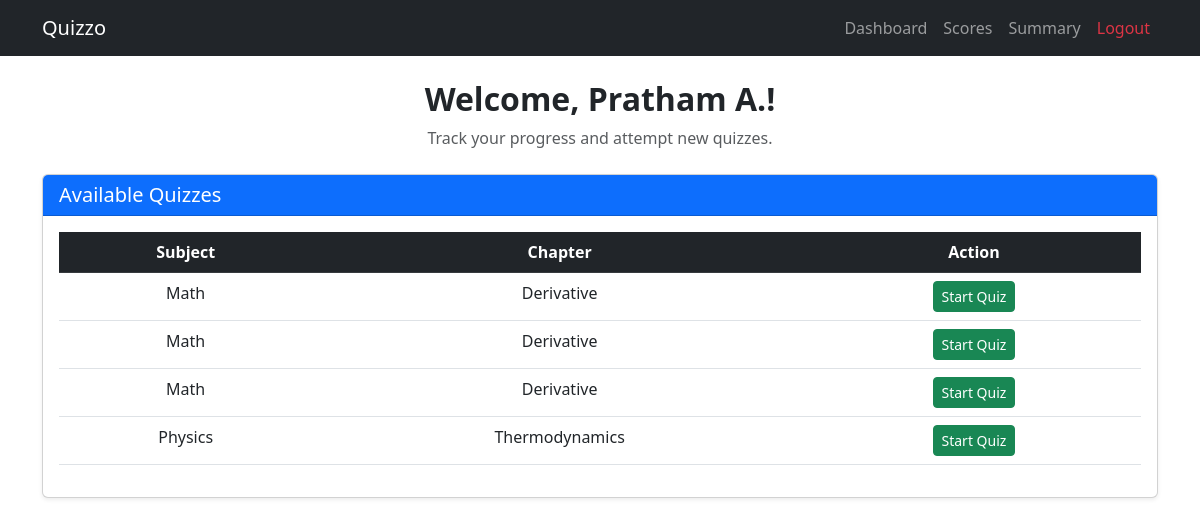
Page /ud (signed in) on the committed database.
### app.py (models this page shows)
class User(db.Model):
    __tablename__ = 'users'
    id = db.Column(db.Integer, primary_key=True)
    username = db.Column(db.String(80), unique=True, nullable=False)
    password = db.Column(db.String(120), nullable=False)
    full_name = db.Column(db.String(120), nullable=False)
    email = db.Column(db.String(120), unique=True, nullable=False)
    role = db.Column(db.String(20), nullable=False)  # "admin" or "user"
    scores = db.relationship('Score', back_populates='user')
    total_attempts = db.Column(db.Integer, default=0) #How many quizzes have been attempted
    average_score = db.Column(db.Float, default=0.0)

class Quiz(db.Model):
    __tablename__ = 'quizzes'
    id = db.Column(db.Integer, primary_key=True)
    chapter_id = db.Column(db.Integer, db.ForeignKey('chapters.id'), nullable=False)
    date = db.Column(db.Date, nullable=False)
    duration = db.Column(db.Integer, nullable=False)
    chapter = db.relationship('Chapter', back_populates='quizzes')
    questions = db.relationship('Question', back_populates='quiz', lazy=True)
    scores = db.relationship('Score', back_populates='quiz')
    total_attempts = db.Column(db.Integer, default=0)
    average_score = db.Column(db.Float, default=0.0)

class Subject(db.Model):
    __tablename__ = 'subjects'
    id = db.Column(db.Integer, primary_key=True)
    name = db.Column(db.String(120), nullable=False)
    description = db.Column(db.Text)
    chapters = db.relationship('Chapter', back_populates='subject')

class Chapter(db.Model):
    __tablename__ = 'chapters'
    id = db.Column(db.Integer, primary_key=True)
    name = db.Column(db.String(120), nullable=False)
    description = db.Column(db.Text)
    subject_id = db.Column(db.Integer, db.ForeignKey('subjects.id'), nullable=False)
    subject = db.relationship('Subject', back_populates='chapters')
    quizzes = db.relationship('Quiz', back_populates='chapter')
    total_attempts = db.Column(db.Integer, default=0)#helpful to display most attempting chapter

### app.py (the view)
@app.route('/ud')
def ud():
    user_id = session.get('user_id')
    if not user_id:
        return redirect(url_for('login'))  # Ensure user is logged in
    user = User.query.get(user_id)
    total_score = db.session.query(db.func.sum(Score.score)).filter(Score.user_id == user_id).scalar() or 0
    total_attempts = Score.query.filter_by(user_id=user_id).count()
    quiz_history = Score.query.filter_by(user_id=user_id).order_by(Score.attempt_date.desc()).limit(5).all()
    available_quizzes = Quiz.query.all()
    return render_template(
        'us_dash.html',
        user=user,
        total_score=total_score,
        total_attempts=total_attempts,
        quiz_history=quiz_history,
        available_quizzes=available_quizzes
    )

### templates/us_dash.html (shortened to what this page needs)
{% extends "base.html" %}
{% block navbar %}
{% include "user_nav.html" %}
{% endblock %}
{% block content %}
<div class="container mt-4">
    <div class="text-center">
        <h2 class="fw-bold">Welcome, {{ user.full_name }}!</h2>
        <p class="text-muted">Track your progress and attempt new quizzes.</p>
    </div>
    <div class="card mt-4 shadow-sm">
        <div class="card-header bg-primary text-white">
            <h5 class="mb-0">Available Quizzes</h5>
        </div>
        <div class="card-body">
            {% if available_quizzes %}
            <div class="table-responsive">
                <table class="table table-hover text-center">
                    <thead class="table-dark">
                        <tr>
                            <th>Subject</th>
                            <th>Chapter</th>
                            <th>Action</th>
                        </tr>
                    </thead>
                    <tbody>
                        {% for quiz in available_quizzes %}
                        <tr>
                            <td>{{ quiz.chapter.subject.name }}</td>
                            <td>{{ quiz.chapter.name }}</td>
                            <td>
                                <a href="{{ url_for('quiz', quiz_id=quiz.id) }}" class="btn btn-sm btn-success">
                                    Start Quiz
                                </a>
                            </td>
                        </tr>
                        {% endfor %}
                    </tbody>
                </table>
            </div>
            {% else %}
            <p class="text-center text-muted">No quizzes available at the moment.</p>
            {% endif %}
        </div>
    </div>
</div>
{% endblock %}

### rows in the picture
User: full_name "Pratham A."
Quiz: chapter.subject.name "Math", chapter.name "Derivative"
Quiz: chapter.subject.name "Math", chapter.name "Derivative"
Quiz: chapter.subject.name "Math", chapter.name "Derivative"
Quiz: chapter.subject.name "Physics", chapter.name "Thermodynamics"
